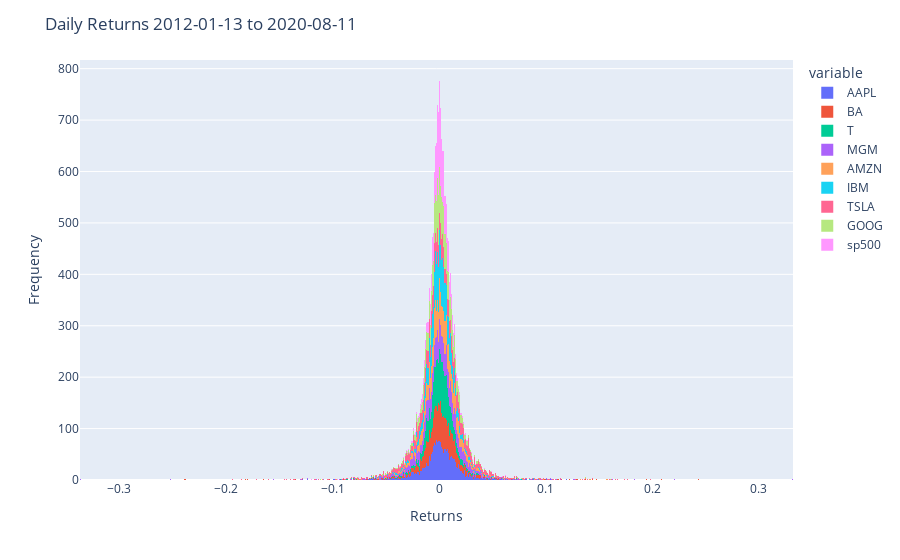

Source (notebook cell):
### Markdown cell above
#### Optional: Define a function to perform an interactive and fancy histograms plots using Plotly
- Plotly’s Python API contains a super powerful module known as figure factory
module

### Code cell
def plot_fancy_histogram(df, bin_size=1, title=''):
    fig = px.histogram(df, x=daily_returns.columns)
    fig.update_layout(title=title, xaxis_title='Returns', yaxis_title='Frequency')
    fig.show()

plot_fancy_histogram(daily_returns, title=f'Daily Returns {daily_returns.index.min()} to {daily_returns.index.max()}')

### Figure 1 — Plotly figure (JSON) as saved in the notebook; plotly's stock layout.template omitted (floating-point values rounded to 4 significant figures; data arrays with more than 128 entries replaced by an {"elided": "..."} marker saying what was removed)
{"data": [{"alignmentgroup": "True", "bingroup": "x", "hovertemplate": "variable=AAPL<br>value=%{x}<br>count=%{y}<extra></extra>", "legendgroup": "AAPL", "marker": {"color": "#636efa", "pattern": {"shape": ""}}, "name": "AAPL", "offsetgroup": "AAPL", "orientation": "v", "showlegend": true, "type": "histogram", "x": {"elided": "2158 float values"}, "xaxis": "x", "yaxis": "y"}, {"alignmentgroup": "True", "bingroup": "x", "hovertemplate": "variable=BA<br>value=%{x}<br>count=%{y}<extra></extra>", "legendgroup": "BA", "marker": {"color": "#EF553B", "pattern": {"shape": ""}}, "name": "BA", "offsetgroup": "BA", "orientation": "v", "showlegend": true, "type": "histogram", "x": {"elided": "2158 float values"}, "xaxis": "x", "yaxis": "y"}, {"alignmentgroup": "True", "bingroup": "x", "hovertemplate": "variable=T<br>value=%{x}<br>count=%{y}<extra></extra>", "legendgroup": "T", "marker": {"color": "#00cc96", "pattern": {"shape": ""}}, "name": "T", "offsetgroup": "T", "orientation": "v", "showlegend": true, "type": "histogram", "x": {"elided": "2158 float values"}, "xaxis": "x", "yaxis": "y"}, {"alignmentgroup": "True", "bingroup": "x", "hovertemplate": "variable=MGM<br>value=%{x}<br>count=%{y}<extra></extra>", "legendgroup": "MGM", "marker": {"color": "#ab63fa", "pattern": {"shape": ""}}, "name": "MGM", "offsetgroup": "MGM", "orientation": "v", "showlegend": true, "type": "histogram", "x": {"elided": "2158 float values"}, "xaxis": "x", "yaxis": "y"}, {"alignmentgroup": "True", "bingroup": "x", "hovertemplate": "variable=AMZN<br>value=%{x}<br>count=%{y}<extra></extra>", "legendgroup": "AMZN", "marker": {"color": "#FFA15A", "pattern": {"shape": ""}}, "name": "AMZN", "offsetgroup": "AMZN", "orientation": "v", "showlegend": true, "type": "histogram", "x": {"elided": "2158 float values"}, "xaxis": "x", "yaxis": "y"}, {"alignmentgroup": "True", "bingroup": "x", "hovertemplate": "variable=IBM<br>value=%{x}<br>count=%{y}<extra></extra>", "legendgroup": "IBM", "marker": {"color": "#19d3f3", "pattern": {"shape": ""}}, "name": "IBM", "offsetgroup": "IBM", "orientation": "v", "showlegend": true, "type": "histogram", "x": {"elided": "2158 float values"}, "xaxis": "x", "yaxis": "y"}, {"alignmentgroup": "True", "bingroup": "x", "hovertemplate": "variable=TSLA<br>value=%{x}<br>count=%{y}<extra></extra>", "legendgroup": "TSLA", "marker": {"color": "#FF6692", "pattern": {"shape": ""}}, "name": "TSLA", "offsetgroup": "TSLA", "orientation": "v", "showlegend": true, "type": "histogram", "x": {"elided": "2158 float values"}, "xaxis": "x", "yaxis": "y"}, {"alignmentgroup": "True", "bingroup": "x", "hovertemplate": "variable=GOOG<br>value=%{x}<br>count=%{y}<extra></extra>", "legendgroup": "GOOG", "marker": {"color": "#B6E880", "pattern": {"shape": ""}}, "name": "GOOG", "offsetgroup": "GOOG", "orientation": "v", "showlegend": true, "type": "histogram", "x": {"elided": "2158 float values"}, "xaxis": "x", "yaxis": "y"}, {"alignmentgroup": "True", "bingroup": "x", "hovertemplate": "variable=sp500<br>value=%{x}<br>count=%{y}<extra></extra>", "legendgroup": "sp500", "marker": {"color": "#FF97FF", "pattern": {"shape": ""}}, "name": "sp500", "offsetgroup": "sp500", "orientation": "v", "showlegend": true, "type": "histogram", "x": {"elided": "2158 float values"}, "xaxis": "x", "yaxis": "y"}], "layout": {"barmode": "relative", "legend": {"title": {"text": "variable"}, "tracegroupgap": 0}, "margin": {"t": 60}, "title": {"text": "Daily Returns 2012-01-13 to 2020-08-11"}, "xaxis": {"anchor": "y", "domain": [0, 1], "title": {"text": "Returns"}}, "yaxis": {"anchor": "x", "domain": [0, 1], "title": {"text": "Frequency"}}}}
